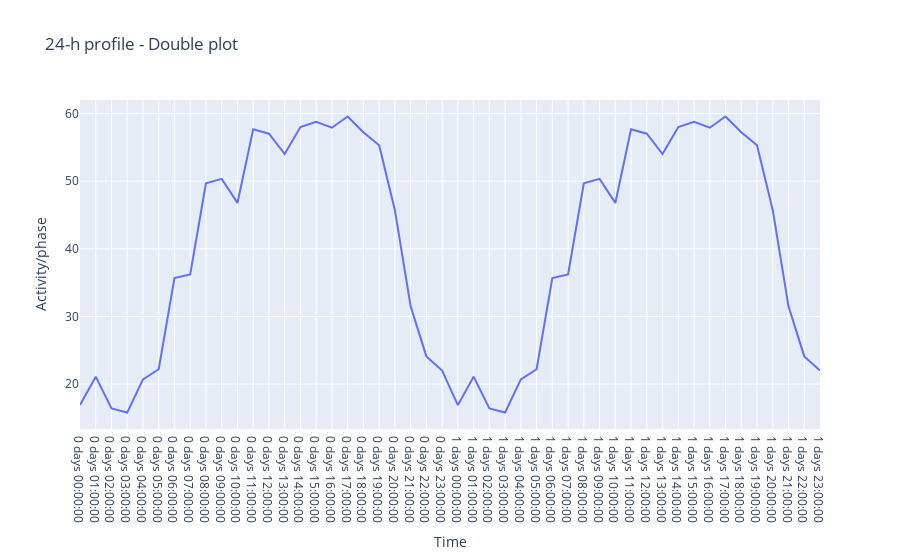

Notebook cell for this chart:
### Code cell
go.Figure(data=[
    go.Scatter(x=daily_profile.index.astype(str), y=daily_profile)
], layout=layout)

### Figure 1 — Plotly figure (JSON) as saved in the notebook; plotly's stock layout.template omitted (floating-point values rounded to 4 significant figures)
{"data": [{"type": "scatter", "x": ["0 days 00:00:00", "0 days 01:00:00", "0 days 02:00:00", "0 days 03:00:00", "0 days 04:00:00", "0 days 05:00:00", "0 days 06:00:00", "0 days 07:00:00", "0 days 08:00:00", "0 days 09:00:00", "0 days 10:00:00", "0 days 11:00:00", "0 days 12:00:00", "0 days 13:00:00", "0 days 14:00:00", "0 days 15:00:00", "0 days 16:00:00", "0 days 17:00:00", "0 days 18:00:00", "0 days 19:00:00", "0 days 20:00:00", "0 days 21:00:00", "0 days 22:00:00", "0 days 23:00:00", "1 days 00:00:00", "1 days 01:00:00", "1 days 02:00:00", "1 days 03:00:00", "1 days 04:00:00", "1 days 05:00:00", "1 days 06:00:00", "1 days 07:00:00", "1 days 08:00:00", "1 days 09:00:00", "1 days 10:00:00", "1 days 11:00:00", "1 days 12:00:00", "1 days 13:00:00", "1 days 14:00:00", "1 days 15:00:00", "1 days 16:00:00", "1 days 17:00:00", "1 days 18:00:00", "1 days 19:00:00", "1 days 20:00:00", "1 days 21:00:00", "1 days 22:00:00", "1 days 23:00:00"], "y": [16.9, 21.1, 16.4, 15.8, 20.7, 22.2, 35.67, 36.22, 49.67, 50.33, 46.78, 57.67, 57, 54, 58, 58.78, 57.89, 59.56, 57.22, 55.3, 45.7, 31.5, 24.1, 22, 16.9, 21.1, 16.4, 15.8, 20.7, 22.2, 35.67, 36.22, 49.67, 50.33, 46.78, 57.67, 57, 54, 58, 58.78, 57.89, 59.56, 57.22, 55.3, 45.7, 31.5, 24.1, 22]}], "layout": {"showlegend": false, "title": {"text": "24-h profile - Double plot"}, "xaxis": {"title": {"text": "Time"}}, "yaxis": {"title": {"text": "Activity/phase"}}}}
